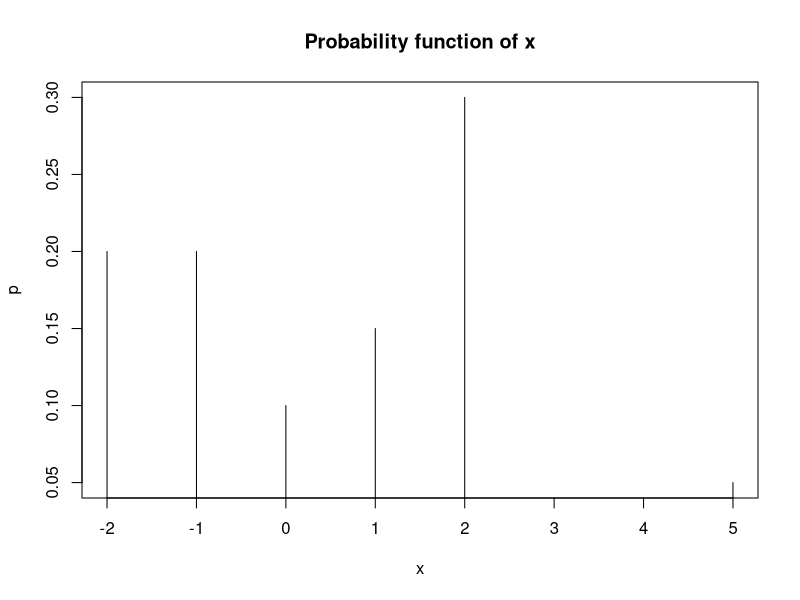
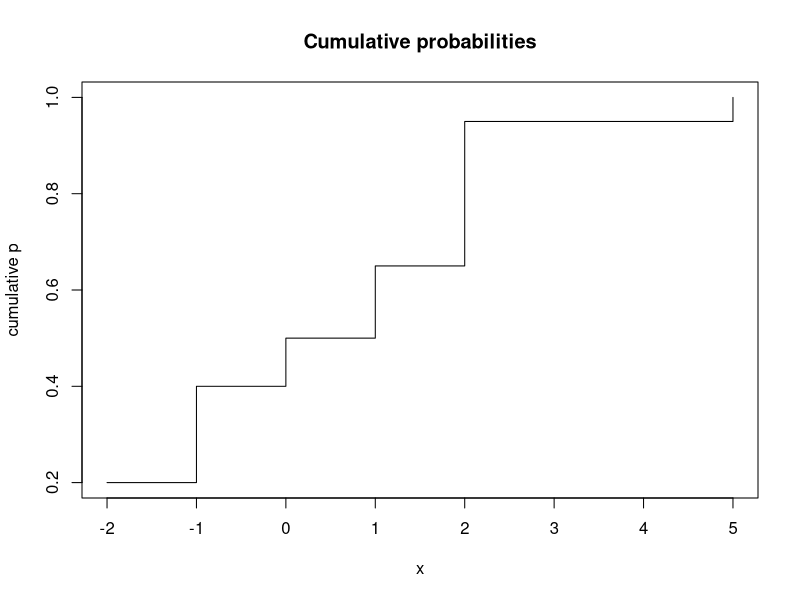
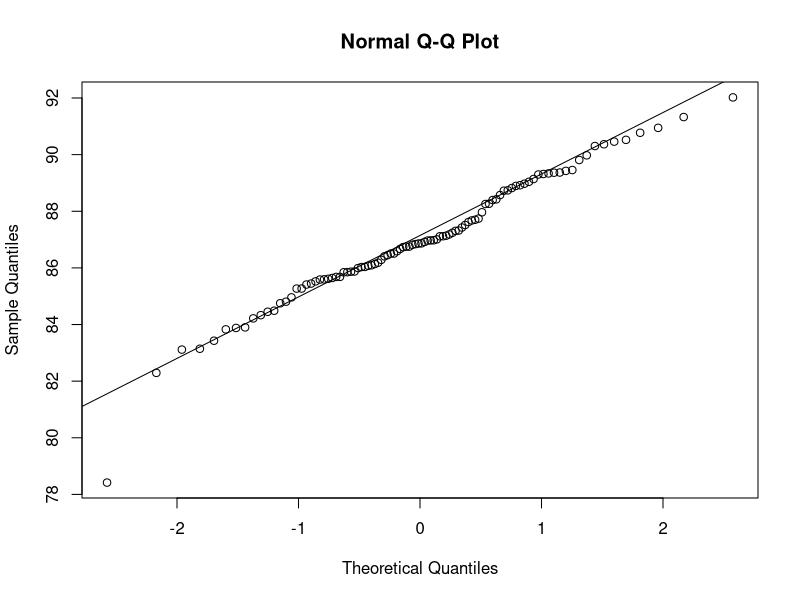
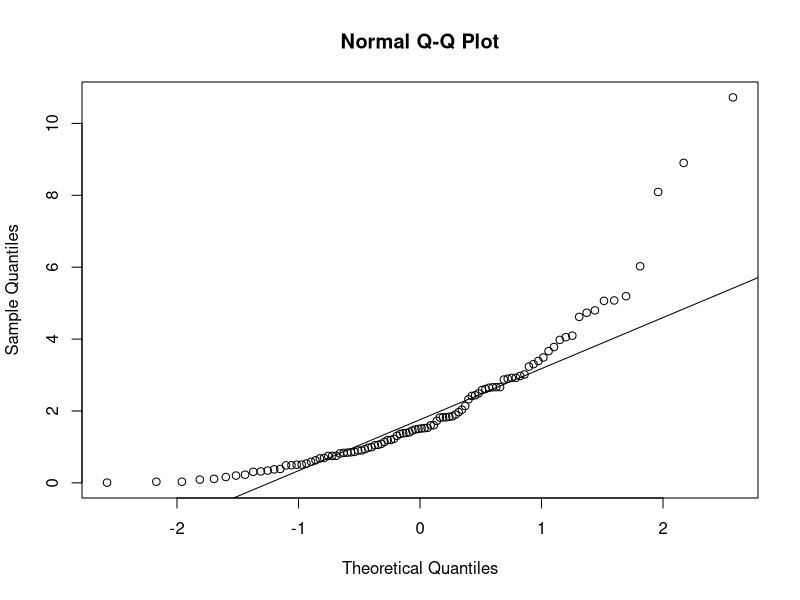

These charts were generated, in order, by the following R code:
x <- c(-2,-1,0,1,2,5) #x-values are not sequential, therefore I do not use seq()
a <- 1 - (0.2+0.2+0.1+0.3+0.05) #sum of all p must be 1
p <- c(0.2,0.2,0.1,a,0.3,0.05) #non-sequential p-values as vector
plot(x, p, type = "h", ylab = "p", main = "Probability function of x") #plot p over x
psum <- cumsum(p) #each value is sum of all former values as well as the current one of p
plot(x, psum, type = "s", ylab = "cumulative p", main = "Cumulative probabilities")
sum(p[x>-1 & x<=3]) #adds up p-values for -1<X<=3
sum(p[abs(x)<=2]) #adds up p-values for |x|<=2
y <- rnorm(100, mean = 87, sd = 2) #sets up vector with appropriate random values
qqnorm(y) #plots values as dots
qqline(y, distribution = qnorm) #plots theoretical line for normal dist
z <- rchisq(100, df = 2)
qqnorm(z) #plots values as dots
qqline(z) #plots theoretical line for normal dist
#As expected, the values of y, which is randomly generated according to a normal distribution lie very close to the line of a theoretically expected normal distribution QQ-Plot.
#The Chi^2 distribution however is, again as expected, exponential, therefore the line foe the expected values for a normal distribution don't fit it at all.